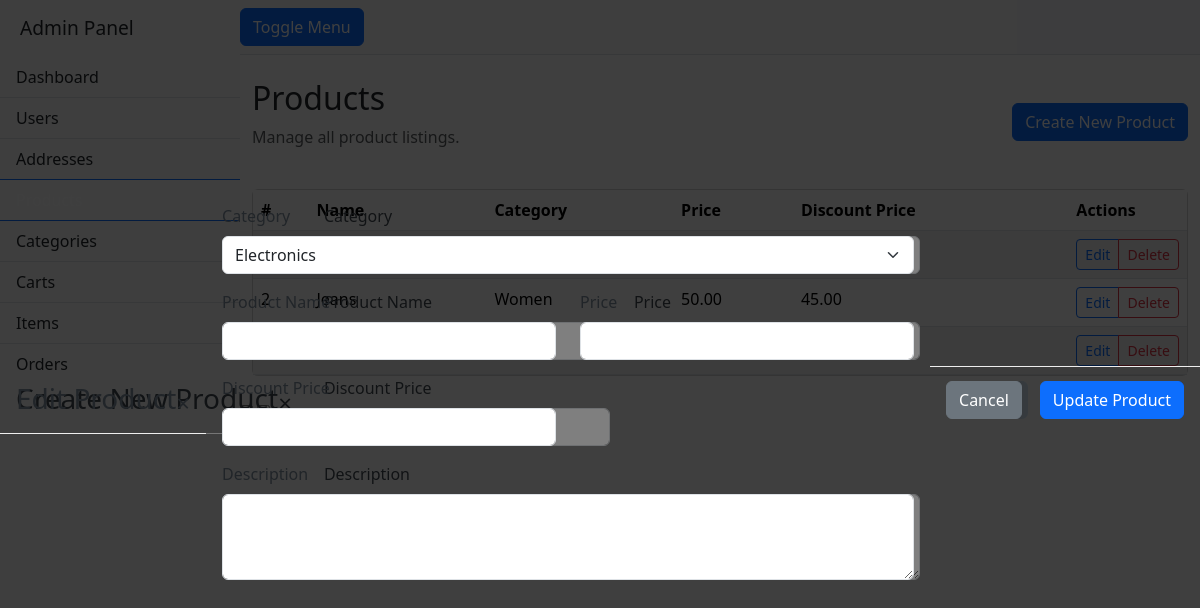
Screenshot of /old/products.php with the database file from the repository.
### tables this page shows
CREATE TABLE `products` (
  `id` int(11) NOT NULL AUTO_INCREMENT,
  `category_id` int(11) NOT NULL,
  `name` varchar(255) NOT NULL,
  `description` text DEFAULT NULL,
  `color` varchar(50) DEFAULT NULL,
  `size` varchar(50) DEFAULT NULL,
  `price` decimal(10,2) NOT NULL,
  `discount_price` decimal(10,2) DEFAULT NULL,
  PRIMARY KEY (`id`),
  KEY `category_id` (`category_id`),
  CONSTRAINT `products_ibfk_1` FOREIGN KEY (`category_id`) REFERENCES `categories` (`id`)
);

CREATE TABLE `categories` (
  `id` int(11) NOT NULL AUTO_INCREMENT,
  `name` varchar(255) NOT NULL,
  PRIMARY KEY (`id`),
  UNIQUE KEY `name` (`name`)
);

### old/products.php (the view, shortened to what this page needs)
<?php
require __DIR__ . '/partials/header.php';
require __DIR__ . '/partials/sidebar.php';
require __DIR__ . '/db.php';
$products_query = $conn->query("SELECT p.id, p.name, p.description, p.price, p.discount_price, p.category_id, c.name as category_name FROM products p JOIN categories c ON p.category_id = c.id");
$products = [];
while ($row = $products_query->fetch_assoc()) {
    $products[] = $row;
}
$categories_query = $conn->query("SELECT id, name FROM categories");
$categories = [];
while ($row = $categories_query->fetch_assoc()) {
    $categories[$row['id']] = $row['name'];
}
?>
<div class="container-fluid py-4">
    <div class="row">
        <div class="col-12">
            <div class="page-header d-flex justify-content-between align-items-center mb-4">
                <div>
                    <h1 class="h2">Products</h1>
                    <p class="text-muted">Manage all product listings.</p>
                </div>
                <label for="modal-create" class="btn btn-primary">Create New Product</label>
            </div>
        </div>
    </div>
    <div class="row">
        <div class="col-12">
            <div class="card">
                <div class="table-wrap">
                    <table class="table table-striped table-hover mb-0">
                        <thead>
                            <tr>
                                <th>#</th>
                                <th>Name</th>
                                <th>Category</th>
                                <th>Price</th>
                                <th>Discount Price</th>
                                <th style="width:1%">Actions</th>
                            </tr>
                        </thead>
                        <tbody>
                            <?php foreach ($products as $i => $product): ?>
                                <tr>
                                    <td><?= $i + 1 ?></td>
                                    <td><?= htmlspecialchars($product['name']) ?></td>
                                    <td><?= htmlspecialchars($product['category_name']) ?></td>
                                    <td><?= htmlspecialchars(number_format($product['price'], 2)) ?></td>
                                    <td><?= htmlspecialchars(number_format($product['discount_price'], 2)) ?></td>
                                    <td>
                                        <div class="btn-group">
                                            <label for="modal-edit" class="btn btn-sm btn-outline-primary"
                                                onclick='editProduct(<?= json_encode($product) ?>)'>Edit</label>
                                            <a href="?delete=<?= $product['id'] ?>" class="btn btn-sm btn-outline-danger"
                                               onclick="return confirm('Are you sure you want to delete this product?');">Delete</a>
                                        </div>
                                    </td>
                                </tr>
                            <?php endforeach; ?>
                        </tbody>
                    </table>
                </div>
            </div>
        </div>
    </div>
</div>
<div class="modal d-flex" role="dialog" aria-modal="true" aria-labelledby="modal-title-create">
    <div class="modal-header">
        <div class="modal-title-row">
            <h3 id="modal-title-create">Create New Product</h3>
        </div>
        <label for="modal-create" class="modal-close" aria-label="Close">×</label>
    </div>
    <form id="create-product-form" class="modal-body form" method="post" action="#">
        <div class="row">
            <div class="col-12 mb-3">
                <label class="form-label">Category</label>
            </div>
            <div class="col-md-6 mb-3">
                <label class="form-label">Product Name</label>
            </div>
            <div class="col-md-6 mb-3">
                <label class="form-label">Price</label>
            </div>
            <div class="col-md-6 mb-3">
                <label class="form-label">Discount Price</label>
            </div>
            <div class="col-12 mb-3">
                <label class="form-label">Description</label>
            </div>
        </div>
    </form>
    <div class="modal-footer">
        <label for="modal-create" class="btn btn-secondary">Cancel</label>
        <button class="btn btn-primary" type="submit" form="create-product-form">Create Product</button>
    </div>
</div>
<div class="modal d-flex" role="dialog" aria-modal="true" aria-labelledby="modal-title-edit">
    <div class="modal-header">
        <div class="modal-title-row">
            <h3 id="modal-title-edit">Edit Product</h3>
        </div>
        <label for="modal-edit" class="modal-close" aria-label="Close">×</label>
    </div>
    <form id="edit-product-form" class="modal-body form" method="post" action="#">
        <div class="row">
            <div class="col-12 mb-3">
                <label class="form-label">Category</label>
                <select class="form-select" name="category_id" id="edit-category-id" required>
                    <?php foreach ($categories as $id => $name): ?>
                        <option value="<?= $id ?>"><?= htmlspecialchars($name) ?></option>
                    <?php endforeach; ?>
                </select>
            </div>
            <div class="col-md-6 mb-3">
                <label class="form-label">Product Name</label>
                <input type="text" class="form-control" name="name" id="edit-name" required>
            </div>
            <div class="col-md-6 mb-3">
                <label class="form-label">Price</label>
                <input type="number" step="0.01" class="form-control" name="price" id="edit-price" required>
            </div>
            <div class="col-md-6 mb-3">
                <label class="form-label">Discount Price</label>
                <input type="number" step="0.01" class="form-control" name="discount_price" id="edit-discount-price">
            </div>
            <div class="col-12 mb-3">
                <label class="form-label">Description</label>
                <textarea class="form-control" name="description" id="edit-description" rows="3"></textarea>
            </div>
        </div>
    </form>
    <div class="modal-footer">
        <label for="modal-edit" class="btn btn-secondary">Cancel</label>
        <button class="btn btn-primary" type="submit" form="edit-product-form">Update Product</button>
    </div>
</div>
<?php
require __DIR__ . '/partials/footer.php';
?>

### old/assets/css/style.css (style rules this page uses)
body { overflow-x: hidden; }
.modal { position: fixed; top: 0; left: 0; width: 100%; height: 100%; display: none; align-items: center; justify-content: center; background-color: rgba(0, 0, 0, 0.5); z-index: 1000; }
.modal-header { display: flex; justify-content: space-between; align-items: center; padding-bottom: 10px; border-bottom: 1px solid #eee; }
.modal-footer { display: flex; justify-content: flex-end; gap: 10px; padding-top: 10px; border-top: 1px solid #eee; }
.modal-close { cursor: pointer; font-size: 1.5rem; }

### rows the page displays
products: name "Jeans", category.name "Women", price "50.00", discount_price "45.00"

### other values shown
form field category_id "Electronics"
